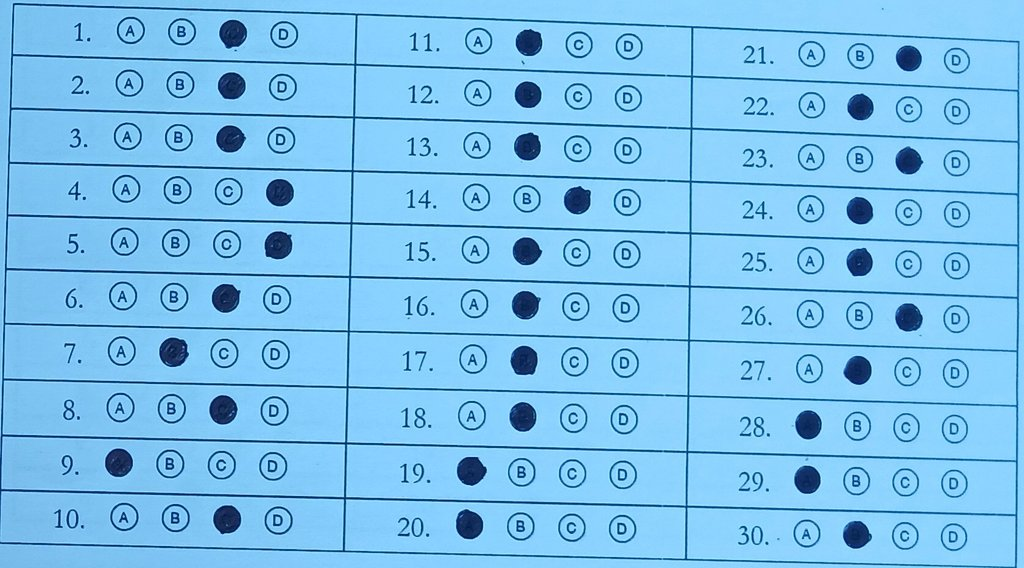
#> input picture Mids-Project 1/images/10.jpg, 1024 x 568 px, given in place of H24.jpg, which was not available
$ jupyter execute --allow-errors CV_LAB07_111.ipynb   (older library calls are emulated)
#> lines starting #> are read from the running program, lines starting #| are printed output that depends on the picture; pictures that were not available may be replaced by others from this repository, and a replacement may not be noted
[cell 1]
# Code Example 1: Texture Analysis for Surface Defect Detection
import cv2
import numpy as np
import matplotlib.pyplot as plt
gray = cv2.imread("D:/23108111/H24.jpg", cv2.IMREAD_GRAYSCALE)
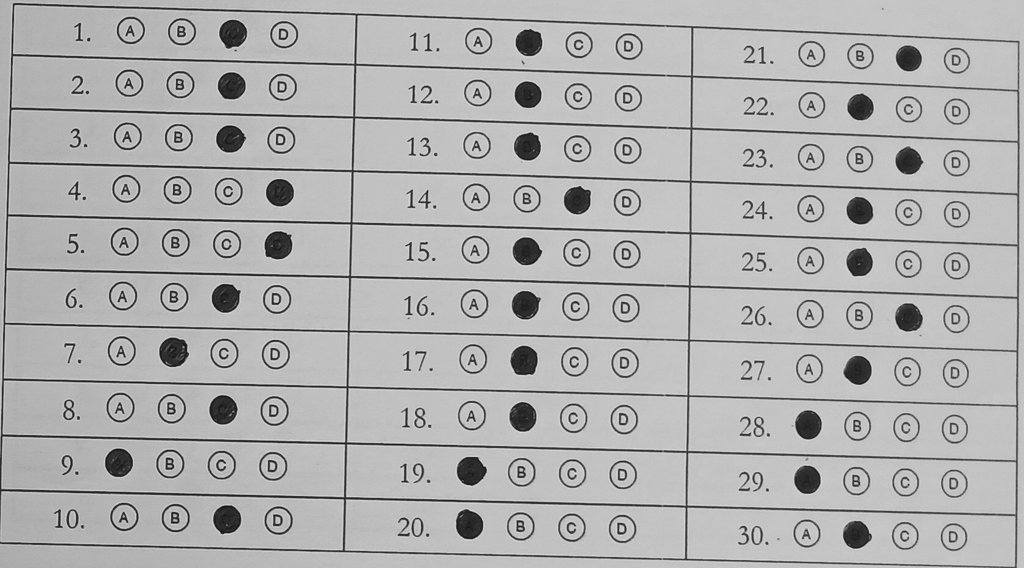
#> gray: shape (568, 1024); min 9, max 229, mean 176.7
kernel = cv2.getGaborKernel(ksize=(21, 21), sigma=8.0, theta=np.pi/4, lambd=10.0, gamma=0.5, psi=0, ktype=cv2.CV_32F)
filtered = cv2.filter2D(gray, cv2.CV_8UC3, kernel)
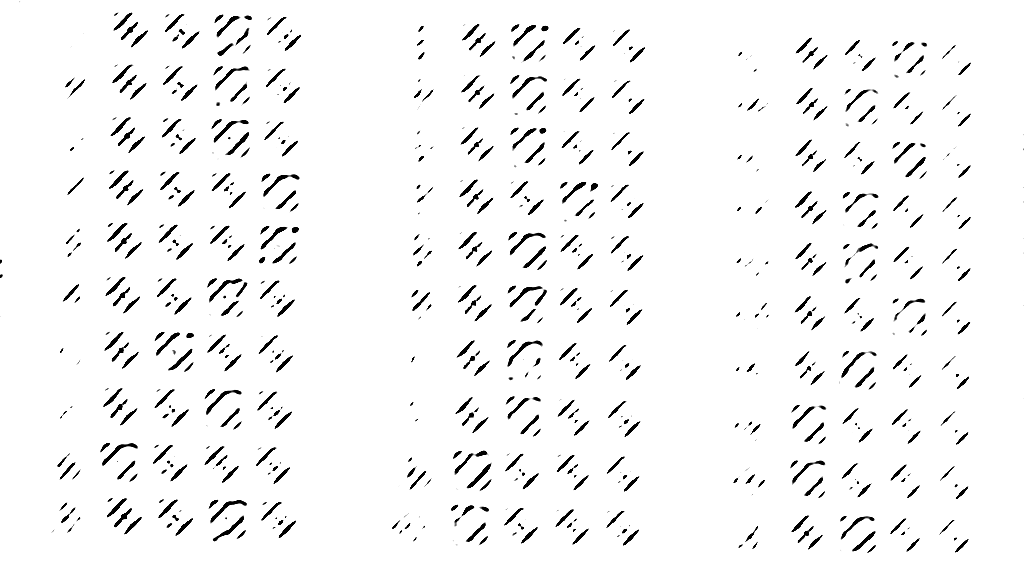
#> filtered: shape (568, 1024); min 0, max 255, mean 244.9
plt.figure(figsize=(12, 6))
plt.subplot(1, 2, 1)
plt.imshow(gray, cmap='gray')
plt.title('Original Image')
plt.axis('off')
plt.subplot(1, 2, 2)
plt.imshow(filtered, cmap='gray')
plt.title('Gabor Filtered Image')
plt.axis('off')
plt.show()

[cell 2]
# Code Example 2: Automated Architectural Surface Texture Analysis Using Gabor Filters
import cv2
import numpy as np
import matplotlib.pyplot as plt
gray = cv2.imread("D:/23108111/H25.jpg", cv2.IMREAD_GRAYSCALE)
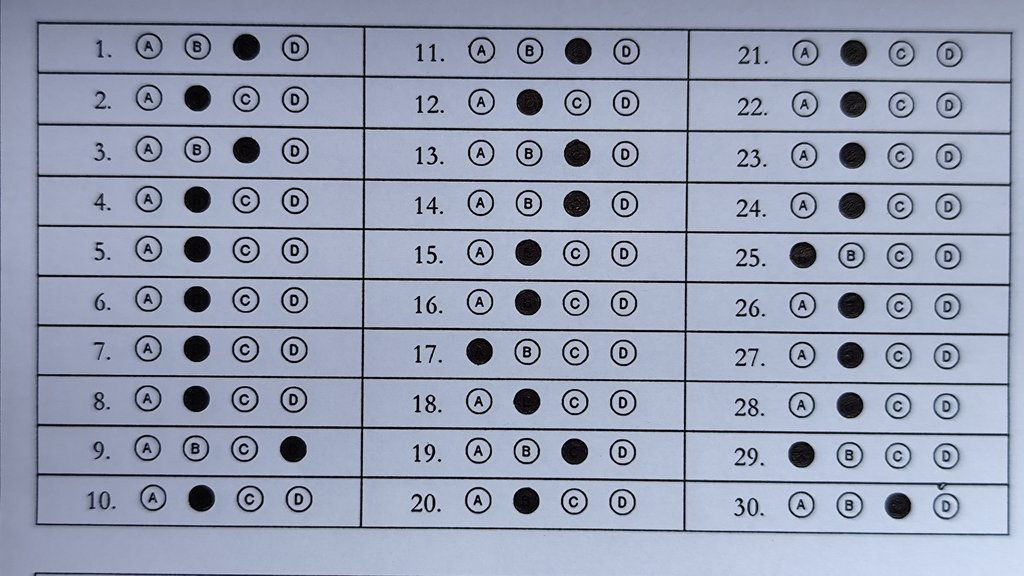
#> input picture Mids-Project 1/images/128.jpg, 1024 x 576 px, given in place of H25.jpg, which was not available
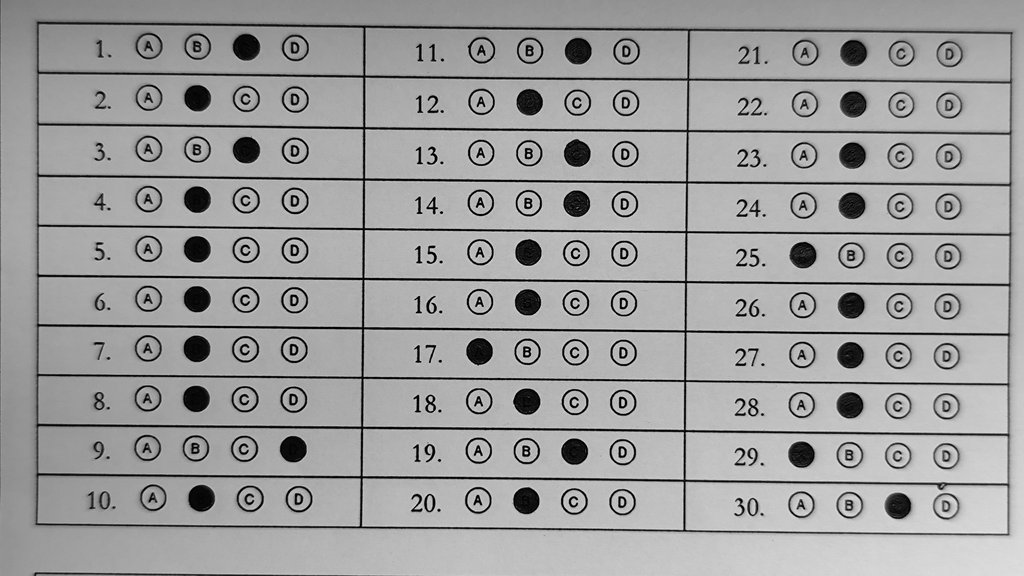
#> gray: shape (576, 1024); min 0, max 230, mean 158.1
orientations = [0, np.pi/4, np.pi/2, 3*np.pi/4]
plt.figure(figsize=(16, 5))
for i, theta in enumerate(orientations):
    kernel = cv2.getGaborKernel((21, 21), 4.0, theta, 10.0, 0.5, 0, ktype=cv2.CV_32F)
    filtered_img = cv2.filter2D(gray, cv2.CV_8UC3, kernel)
    plt.subplot(1, 4, i+1)
    plt.imshow(filtered_img, cmap='gray')
    plt.title(f"Orientation {int(np.degrees(theta))}°")
    plt.axis('off')
plt.suptitle('Gabor Filtering at Multiple Orientations', fontsize=16)
plt.tight_layout(rect=[0, 0, 1, 0.95])
plt.show()
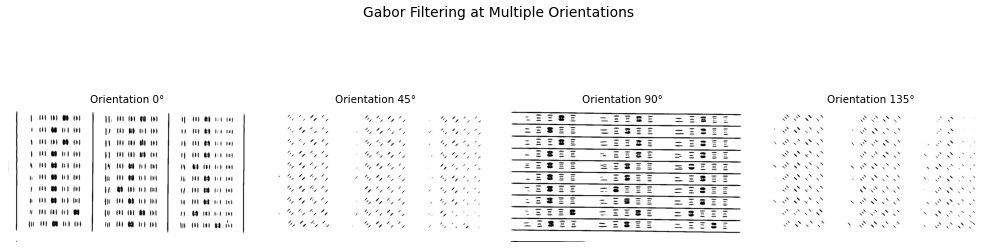
#> figure drawn by matplotlib, 4 panels

[cell 3]
# Code Example 3: Fingerprint Ridge Enhancement Using Gabor Filters for Minutiae Detection
import cv2
import numpy as np
import matplotlib.pyplot as plt
img = cv2.imread("D:/23108111/H26.jpg", cv2.IMREAD_GRAYSCALE)
if img is None:
    print("Error loading image.")
else:
    kernel_size = 21
    sigma = 5.0
    lambd = 10.0
    gamma = 0.5
    psi = 0
    orientations = [0, np.pi/4, np.pi/2, 3*np.pi/4]
#> orientations = [0, 0.785, 1.57, 2.36]
    filtered_imgs = []
    plt.figure(figsize=(12, 6))
    plt.subplot(1, len(orientations)+1, 1)
    plt.title("Original Fingerprint")
    plt.imshow(img, cmap='gray')
    plt.axis('off')
    for i, theta in enumerate(orientations):
        kernel = cv2.getGaborKernel((kernel_size, kernel_size), sigma, theta, lambd, gamma, psi, ktype=cv2.CV_32F)
        filtered_img = cv2.filter2D(img, cv2.CV_8UC3, kernel)
        filtered_imgs.append(filtered_img)
        plt.subplot(1, len(orientations)+1, i+2)
        plt.title(f"Orientation {int(np.degrees(theta))}°")
        plt.imshow(filtered_img, cmap='gray')
        plt.axis('off')
#> this loop made 4 passes
#> theta on passes 1 to 4: 0, 0.785, 1.57, 2.36
#> pass 1, `kernel = cv2.getGaborKernel((kernel_size, kernel_size), sigma, theta, ..`:
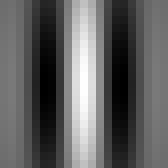
#> kernel: shape (21, 21) float32 (shown 8 times larger); min -0.607, max 1, mean -0.000182; drawn with min black and max white
#> pass 1, `filtered_img = cv2.filter2D(img, cv2.CV_8UC3, kernel)`:
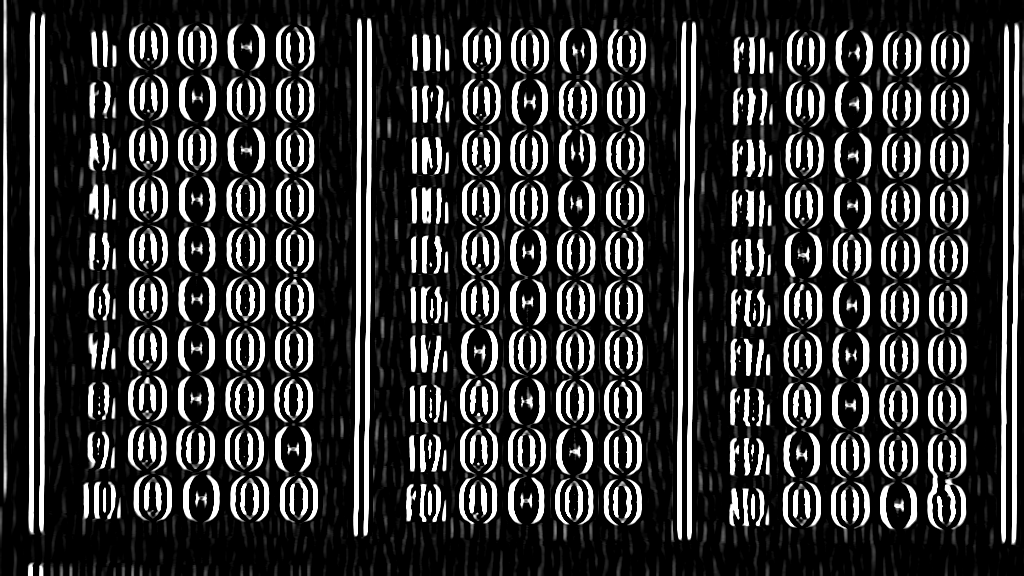
#> filtered_img: shape (576, 1024); min 0, max 255, mean 55.3
#> pass 2, `filtered_img = cv2.filter2D(img, cv2.CV_8UC3, kernel)`:
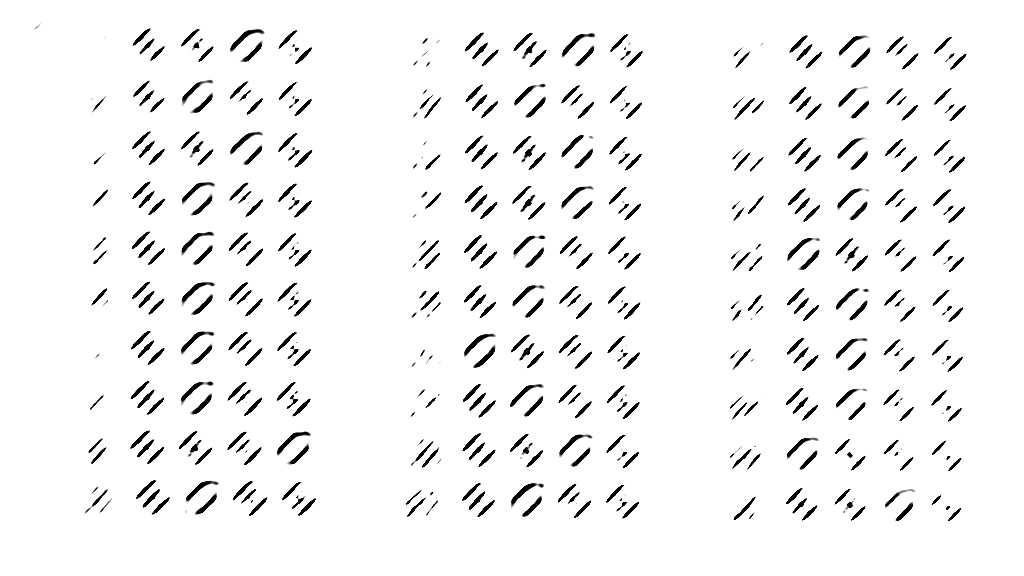
#> filtered_img: shape (576, 1024); min 0, max 255, mean 243.4
#> after the loop, filtered_imgs = 4 items
    plt.tight_layout()
    plt.show()
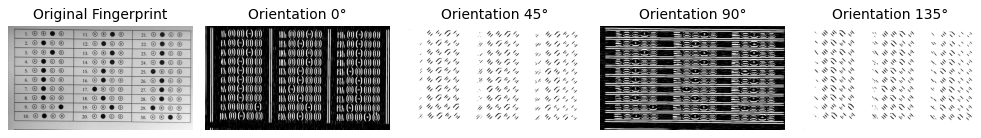
#> figure drawn by matplotlib, 5 panels

[cell 4]
# Code Example 4: Texture Classification for Industrial Quality Inspection Using Gabor Features
import cv2
import numpy as np
import matplotlib.pyplot as plt
import os
from sklearn.svm import SVC
from sklearn.model_selection import train_test_split
from sklearn.preprocessing import StandardScaler
from sklearn.metrics import classification_report, accuracy_score
def gabor_features(img, kernels):
    features = []
    img = img.astype(np.float32)
    for kernel in kernels:
        filtered = cv2.filter2D(img, cv2.CV_32F, kernel)
        features.append(filtered.mean())
        features.append(filtered.var())
    return features
dataset_path = "D:/23108111/dtd/images"
kernel_size = 15
sigmas = [4.0]
lambdas = [10.0]
orientations = [0, np.pi/2]
#> orientations = [0, 1.57]
kernels = [
    cv2.getGaborKernel(
        (kernel_size, kernel_size),
        sigma,
        theta,
        lambd,
        0.5,
        0,
        ktype=cv2.CV_32F
    )
    for sigma in sigmas
    for lambd in lambdas
    for theta in orientations
]
#> kernels = 2 items
X, y, images = [], [], []
label_map = {}
label_id = 0
for class_name in os.listdir(dataset_path)[:6]:
    class_path = os.path.join(dataset_path, class_name)
    if os.path.isdir(class_path):
        label_map[label_id] = class_name
        for img_name in os.listdir(class_path)[:10]:
            img_path = os.path.join(class_path, img_name)
            img = cv2.imread(img_path, cv2.IMREAD_GRAYSCALE)
            if img is not None:
                img = cv2.resize(img, (48, 48))
                features = gabor_features(img, kernels)
                X.append(features)
                y.append(label_id)
                images.append(img)
        label_id += 1
X = np.array(X)
#> X = empty array
y = np.array(y)
#> y = empty array
print("Total samples:", len(X))
#| Total samples: 0
#> (the rest of this cell did not finish here and is left out)

[cell 5]
# 1. Fingerprint Ridge Enhancement for Forensic Applications
import cv2
import numpy as np
import matplotlib.pyplot as plt
img = cv2.imread("D:/23108111/H26.jpg", cv2.IMREAD_GRAYSCALE)
if img is None:
    print("Error loading image.")
else:
    kernel_size = 21
    sigma = 5.0
    lambd = 10.0
    gamma = 0.5
    psi = 0
    orientations = [0, np.pi/4, np.pi/2, 3*np.pi/4]
#> orientations = [0, 0.785, 1.57, 2.36]
    filtered_imgs = []
    plt.figure(figsize=(12, 6))
    plt.subplot(1, len(orientations)+1, 1)
    plt.title("Original Fingerprint")
    plt.imshow(img, cmap='gray')
    plt.axis('off')
    for i, theta in enumerate(orientations):
        kernel = cv2.getGaborKernel((kernel_size, kernel_size), sigma, theta, lambd, gamma, psi, ktype=cv2.CV_32F)
        filtered_img = cv2.filter2D(img, cv2.CV_8UC3, kernel)
        filtered_imgs.append(filtered_img)
        plt.subplot(1, len(orientations)+1, i+2)
        plt.title(f"Orientation {int(np.degrees(theta))}°")
        plt.imshow(filtered_img, cmap='gray')
        plt.axis('off')
#> this loop made 4 passes
#> pass 3, `filtered_img = cv2.filter2D(img, cv2.CV_8UC3, kernel)`:
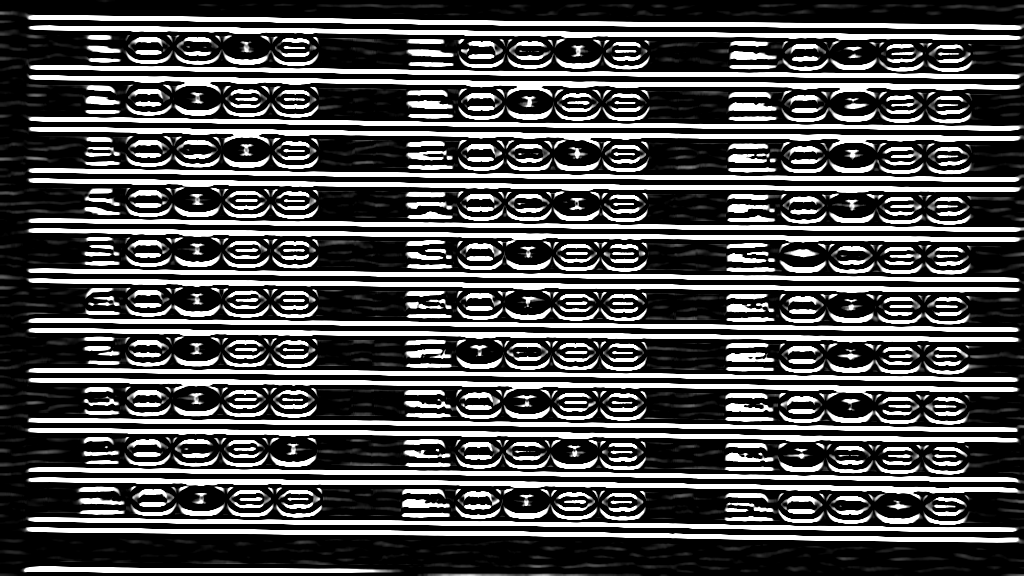
#> filtered_img: shape (576, 1024); min 0, max 255, mean 81.2
    plt.tight_layout()
    plt.show()

[cell 6]
# 2. Texture Classification in Industrial Quality Control
import cv2
import numpy as np
import matplotlib.pyplot as plt
import os
from sklearn.svm import SVC
from sklearn.model_selection import train_test_split
from sklearn.preprocessing import StandardScaler
from sklearn.metrics import classification_report, accuracy_score
def gabor_features(img, kernels):
    features = []
    img = img.astype(np.float32)
    for kernel in kernels:
        filtered = cv2.filter2D(img, cv2.CV_32F, kernel)
        features.append(filtered.mean())
        features.append(filtered.var())
    return features
dataset_path = "D:/23108111/dtd/images"
kernel_size = 15
sigmas = [4.0]
lambdas = [10.0]
orientations = [0, np.pi/2]
#> orientations = [0, 1.57]
kernels = [
    cv2.getGaborKernel(
        (kernel_size, kernel_size),
        sigma,
        theta,
        lambd,
        0.5,
        0,
        ktype=cv2.CV_32F
    )
    for sigma in sigmas
    for lambd in lambdas
    for theta in orientations
]
X, y, images = [], [], []
label_map = {}
label_id = 0
for class_name in os.listdir(dataset_path)[:6]:
    class_path = os.path.join(dataset_path, class_name)
    if os.path.isdir(class_path):
        label_map[label_id] = class_name
        for img_name in os.listdir(class_path)[:10]:
            img_path = os.path.join(class_path, img_name)
            img = cv2.imread(img_path, cv2.IMREAD_GRAYSCALE)
            if img is not None:
                img = cv2.resize(img, (48, 48))
                features = gabor_features(img, kernels)
                X.append(features)
                y.append(label_id)
                images.append(img)
        label_id += 1
X = np.array(X)
y = np.array(y)
print("Total samples:", len(X))
#| Total samples: 0
#> (the rest of this cell did not finish here and is left out)
